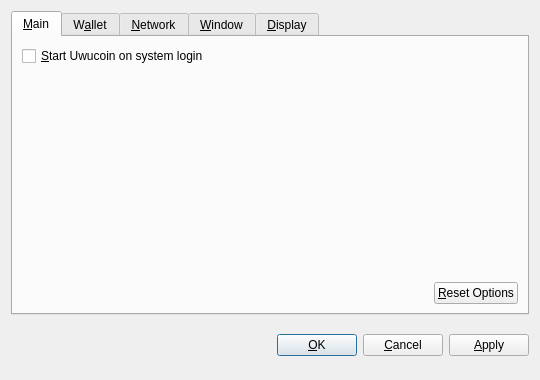
<?xml version="1.0" encoding="UTF-8"?>
<ui version="4.0">
 <class>OptionsDialog</class>
 <widget class="QDialog" name="OptionsDialog">
  <property name="geometry">
   <rect>
    <x>0</x>
    <y>0</y>
    <width>540</width>
    <height>380</height>
   </rect>
  </property>
  <property name="windowTitle">
   <string>Options</string>
  </property>
  <property name="modal">
   <bool>true</bool>
  </property>
  <layout class="QVBoxLayout" name="verticalLayout">
   <item>
    <widget class="QTabWidget" name="tabWidget">
     <property name="tabPosition">
      <enum>QTabWidget::North</enum>
     </property>
     <property name="currentIndex">
      <number>0</number>
     </property>
     <widget class="QWidget" name="tabMain">
      <attribute name="title">
       <string>&amp;Main</string>
      </attribute>
      <layout class="QVBoxLayout" name="verticalLayout_Main">
       <item>
        <widget class="QCheckBox" name="bitcoinAtStartup">
         <property name="toolTip">
          <string>Automatically start Uwucoin after logging in to the system.</string>
         </property>
         <property name="text">
          <string>&amp;Start Uwucoin on system login</string>
         </property>
        </widget>
       </item>
       <item>
        <spacer name="verticalSpacer_Main">
         <property name="orientation">
          <enum>Qt::Vertical</enum>
         </property>
         <property name="sizeHint" stdset="0">
          <size>
           <width>20</width>
           <height>40</height>
          </size>
         </property>
        </spacer>
       </item>
       <item>
        <layout class="QHBoxLayout" name="horizontalLayout_2_Main">
         <item>
          <spacer name="horizontalSpacer_2_Main">
           <property name="orientation">
            <enum>Qt::Horizontal</enum>
           </property>
           <property name="sizeHint" stdset="0">
            <size>
             <width>40</width>
             <height>20</height>
            </size>
           </property>
          </spacer>
         </item>
         <item>
          <widget class="QPushButton" name="resetButton">
           <property name="toolTip">
            <string>Reset all client options to default.</string>
           </property>
           <property name="text">
            <string>&amp;Reset Options</string>
           </property>
           <property name="autoDefault">
            <bool>false</bool>
           </property>
          </widget>
         </item>
        </layout>
       </item>
      </layout>
     </widget>
     <widget class="QWidget" name="tabWallet">
      <attribute name="title">
       <string>W&amp;allet</string>
      </attribute>
      <layout class="QVBoxLayout" name="verticalLayout_Network">
       <item>
        <widget class="QLabel" name="transactionFeeInfoLabel">
         <property name="text">
          <string>Optional transaction fee per kB that helps make sure your transactions are processed quickly. Most transactions are 1 kB.</string>
         </property>
         <property name="textFormat">
          <enum>Qt::PlainText</enum>
         </property>
         <property name="wordWrap">
          <bool>true</bool>
         </property>
        </widget>
       </item>
       <item>
        <layout class="QHBoxLayout" name="horizontalLayout_1_Main">
         <item>
          <widget class="QLabel" name="transactionFeeLabel">
           <property name="text">
            <string>Pay transaction &amp;fee</string>
           </property>
           <property name="textFormat">
            <enum>Qt::PlainText</enum>
           </property>
           <property name="buddy">
            <cstring>transactionFee</cstring>
           </property>
          </widget>
         </item>
         <item>
          <widget class="BitcoinAmountField" name="transactionFee"/>
         </item>
         <item>
          <spacer name="horizontalSpacer_1_Main">
           <property name="orientation">
            <enum>Qt::Horizontal</enum>
           </property>
           <property name="sizeHint" stdset="0">
            <size>
             <width>40</width>
             <height>20</height>
            </size>
           </property>
          </spacer>
         </item>
        </layout>
       </item>
       <item>
        <widget class="QLabel" name="label">
         <property name="text">
          <string>If you disable the spending of unconfirmed change, the change from a transaction cannot be used until that transaction has at least one confirmation. This also affects how your balance is computed.</string>
         </property>
         <property name="wordWrap">
          <bool>true</bool>
         </property>
        </widget>
       </item>
       <item>
        <widget class="QCheckBox" name="spendZeroConfChange">
         <property name="text">
          <string>Spend unconfirmed change  (experts only)</string>
         </property>
        </widget>
       </item>
       <item>
        <spacer name="verticalSpacer">
         <property name="orientation">
          <enum>Qt::Vertical</enum>
         </property>
         <property name="sizeHint" stdset="0">
          <size>
           <width>20</width>
           <height>40</height>
          </size>
         </property>
        </spacer>
       </item>
      </layout>
     </widget>
     <widget class="QWidget" name="tabNetwork">
      <attribute name="title">
       <string>&amp;Network</string>
      </attribute>
      <layout class="QVBoxLayout" name="verticalLayout_Network">
       <item>
        <widget class="QCheckBox" name="mapPortUpnp">
         <property name="toolTip">
          <string>Automatically open the Uwucoin client port on the router. This only works when your router supports UPnP and it is enabled.</string>
         </property>
         <property name="text">
          <string>Map port using &amp;UPnP</string>
         </property>
        </widget>
       </item>
       <item>
        <widget class="QCheckBox" name="connectSocks">
         <property name="toolTip">
          <string>Connect to the Uwucoin network through a SOCKS proxy (e.g. when connecting through Tor).</string>
         </property>
         <property name="text">
          <string>&amp;Connect through SOCKS proxy:</string>
         </property>
        </widget>
       </item>
       <item>
        <layout class="QHBoxLayout" name="horizontalLayout_Network">
         <item>
          <widget class="QLabel" name="proxyIpLabel">
           <property name="text">
            <string>Proxy &amp;IP:</string>
           </property>
           <property name="textFormat">
            <enum>Qt::PlainText</enum>
           </property>
           <property name="buddy">
            <cstring>proxyIp</cstring>
           </property>
          </widget>
         </item>
         <item>
          <widget class="QValidatedLineEdit" name="proxyIp">
           <property name="maximumSize">
            <size>
             <width>140</width>
             <height>16777215</height>
            </size>
           </property>
           <property name="toolTip">
            <string>IP address of the proxy (e.g. 127.0.0.1)</string>
           </property>
          </widget>
         </item>
         <item>
          <widget class="QLabel" name="proxyPortLabel">
           <property name="text">
            <string>&amp;Port:</string>
           </property>
           <property name="textFormat">
            <enum>Qt::PlainText</enum>
           </property>
           <property name="buddy">
            <cstring>proxyPort</cstring>
           </property>
          </widget>
         </item>
         <item>
          <widget class="QLineEdit" name="proxyPort">
           <property name="maximumSize">
            <size>
             <width>55</width>
             <height>16777215</height>
            </size>
           </property>
           <property name="toolTip">
            <string>Port of the proxy (e.g. 9050)</string>
           </property>
          </widget>
         </item>
         <item>
          <widget class="QLabel" name="socksVersionLabel">
           <property name="text">
            <string>SOCKS &amp;Version:</string>
           </property>
           <property name="textFormat">
            <enum>Qt::PlainText</enum>
           </property>
           <property name="buddy">
            <cstring>socksVersion</cstring>
           </property>
          </widget>
         </item>
         <item>
          <widget class="QValueComboBox" name="socksVersion">
           <property name="toolTip">
            <string>SOCKS version of the proxy (e.g. 5)</string>
           </property>
          </widget>
         </item>
         <item>
          <spacer name="horizontalSpacer_Network">
           <property name="orientation">
            <enum>Qt::Horizontal</enum>
           </property>
           <property name="sizeHint" stdset="0">
            <size>
             <width>40</width>
             <height>20</height>
            </size>
           </property>
          </spacer>
         </item>
        </layout>
       </item>
       <item>
        <spacer name="verticalSpacer_Network">
         <property name="orientation">
          <enum>Qt::Vertical</enum>
         </property>
         <property name="sizeHint" stdset="0">
          <size>
           <width>20</width>
           <height>40</height>
          </size>
         </property>
        </spacer>
       </item>
      </layout>
     </widget>
     <widget class="QWidget" name="tabWindow">
      <attribute name="title">
       <string>&amp;Window</string>
      </attribute>
      <layout class="QVBoxLayout" name="verticalLayout_Window">
       <item>
        <widget class="QCheckBox" name="minimizeToTray">
         <property name="toolTip">
          <string>Show only a tray icon after minimizing the window.</string>
         </property>
         <property name="text">
          <string>&amp;Minimize to the tray instead of the taskbar</string>
         </property>
        </widget>
       </item>
       <item>
        <widget class="QCheckBox" name="minimizeOnClose">
         <property name="toolTip">
          <string>Minimize instead of exit the application when the window is closed. When this option is enabled, the application will be closed only after selecting Quit in the menu.</string>
         </property>
         <property name="text">
          <string>M&amp;inimize on close</string>
         </property>
        </widget>
       </item>
       <item>
        <spacer name="verticalSpacer_Window">
         <property name="orientation">
          <enum>Qt::Vertical</enum>
         </property>
         <property name="sizeHint" stdset="0">
          <size>
           <width>20</width>
           <height>40</height>
          </size>
         </property>
        </spacer>
       </item>
      </layout>
     </widget>
     <widget class="QWidget" name="tabDisplay">
      <attribute name="title">
       <string>&amp;Display</string>
      </attribute>
      <layout class="QVBoxLayout" name="verticalLayout_Display">
       <item>
        <layout class="QHBoxLayout" name="horizontalLayout_1_Display">
         <item>
          <widget class="QLabel" name="langLabel">
           <property name="text">
            <string>User Interface &amp;language:</string>
           </property>
           <property name="textFormat">
            <enum>Qt::PlainText</enum>
           </property>
           <property name="buddy">
            <cstring>lang</cstring>
           </property>
          </widget>
         </item>
         <item>
          <widget class="QValueComboBox" name="lang">
           <property name="toolTip">
            <string>The user interface language can be set here. This setting will take effect after restarting Uwucoin.</string>
           </property>
          </widget>
         </item>
        </layout>
       </item>
       <item>
        <layout class="QHBoxLayout" name="horizontalLayout_2_Display">
         <item>
          <widget class="QLabel" name="unitLabel">
           <property name="text">
            <string>&amp;Unit to show amounts in:</string>
           </property>
           <property name="textFormat">
            <enum>Qt::PlainText</enum>
           </property>
           <property name="buddy">
            <cstring>unit</cstring>
           </property>
          </widget>
         </item>
         <item>
          <widget class="QValueComboBox" name="unit">
           <property name="toolTip">
            <string>Choose the default subdivision unit to show in the interface and when sending coins.</string>
           </property>
          </widget>
         </item>
        </layout>
       </item>
       <item>
        <widget class="QCheckBox" name="displayAddresses">
         <property name="toolTip">
          <string>Whether to show Uwucoin addresses in the transaction list or not.</string>
         </property>
         <property name="text">
          <string>&amp;Display addresses in transaction list</string>
         </property>
        </widget>
       </item>
       <item>
        <widget class="QCheckBox" name="coinControlFeatures">
         <property name="toolTip">
          <string>Whether to show coin control features or not.</string>
         </property>
         <property name="text">
          <string>Display coin &amp;control features (experts only!)</string>
         </property>
        </widget>
       </item>
       <item>
        <spacer name="verticalSpacer_Display">
         <property name="orientation">
          <enum>Qt::Vertical</enum>
         </property>
         <property name="sizeHint" stdset="0">
          <size>
           <width>20</width>
           <height>40</height>
          </size>
         </property>
        </spacer>
       </item>
      </layout>
     </widget>
    </widget>
   </item>
   <item>
    <layout class="QHBoxLayout" name="horizontalLayout_Buttons">
     <item>
      <spacer name="horizontalSpacer_1">
       <property name="orientation">
        <enum>Qt::Horizontal</enum>
       </property>
       <property name="sizeHint" stdset="0">
        <size>
         <width>40</width>
         <height>48</height>
        </size>
       </property>
      </spacer>
     </item>
     <item>
      <widget class="QLabel" name="statusLabel">
       <property name="font">
        <font>
         <weight>75</weight>
         <bold>true</bold>
        </font>
       </property>
       <property name="text">
        <string/>
       </property>
       <property name="textFormat">
        <enum>Qt::PlainText</enum>
       </property>
       <property name="wordWrap">
        <bool>true</bool>
       </property>
      </widget>
     </item>
     <item>
      <spacer name="horizontalSpacer_2">
       <property name="orientation">
        <enum>Qt::Horizontal</enum>
       </property>
       <property name="sizeHint" stdset="0">
        <size>
         <width>40</width>
         <height>48</height>
        </size>
       </property>
      </spacer>
     </item>
     <item>
      <widget class="QPushButton" name="okButton">
       <property name="text">
        <string>&amp;OK</string>
       </property>
      </widget>
     </item>
     <item>
      <widget class="QPushButton" name="cancelButton">
       <property name="text">
        <string>&amp;Cancel</string>
       </property>
       <property name="autoDefault">
        <bool>false</bool>
       </property>
      </widget>
     </item>
     <item>
      <widget class="QPushButton" name="applyButton">
       <property name="text">
        <string>&amp;Apply</string>
       </property>
       <property name="autoDefault">
        <bool>false</bool>
       </property>
      </widget>
     </item>
    </layout>
   </item>
  </layout>
 </widget>
 <customwidgets>
  <customwidget>
   <class>BitcoinAmountField</class>
   <extends>QSpinBox</extends>
   <header>bitcoinamountfield.h</header>
  </customwidget>
  <customwidget>
   <class>QValueComboBox</class>
   <extends>QComboBox</extends>
   <header>qvaluecombobox.h</header>
  </customwidget>
  <customwidget>
   <class>QValidatedLineEdit</class>
   <extends>QLineEdit</extends>
   <header>qvalidatedlineedit.h</header>
  </customwidget>
 </customwidgets>
 <resources/>
 <connections/>
</ui>
